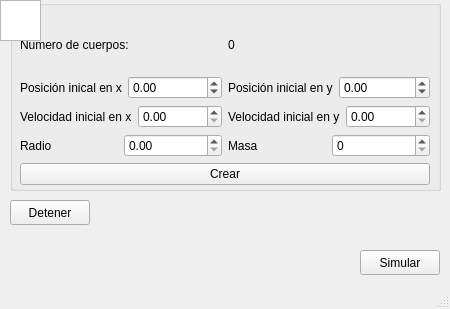
<?xml version="1.0" encoding="UTF-8"?>
<ui version="4.0">
 <class>MainWindow</class>
 <widget class="QMainWindow" name="MainWindow">
  <property name="geometry">
   <rect>
    <x>0</x>
    <y>0</y>
    <width>450</width>
    <height>309</height>
   </rect>
  </property>
  <property name="windowTitle">
   <string>MainWindow</string>
  </property>
  <widget class="QWidget" name="centralwidget">
   <widget class="QPushButton" name="iniciar_boton">
    <property name="geometry">
     <rect>
      <x>360</x>
      <y>250</y>
      <width>80</width>
      <height>25</height>
     </rect>
    </property>
    <property name="text">
     <string>Simular</string>
    </property>
   </widget>
   <widget class="QPushButton" name="parar_boton">
    <property name="geometry">
     <rect>
      <x>10</x>
      <y>200</y>
      <width>80</width>
      <height>25</height>
     </rect>
    </property>
    <property name="text">
     <string>Detener</string>
    </property>
   </widget>
   <widget class="QGroupBox" name="groupBox">
    <property name="geometry">
     <rect>
      <x>10</x>
      <y>0</y>
      <width>431</width>
      <height>191</height>
     </rect>
    </property>
    <property name="title">
     <string/>
    </property>
    <widget class="QWidget" name="">
     <property name="geometry">
      <rect>
       <x>10</x>
       <y>20</y>
       <width>410</width>
       <height>165</height>
      </rect>
     </property>
     <layout class="QGridLayout" name="gridLayout_2">
      <item row="1" column="0">
       <widget class="QPushButton" name="crear">
        <property name="text">
         <string>Crear</string>
        </property>
       </widget>
      </item>
      <item row="0" column="0">
       <layout class="QGridLayout" name="gridLayout">
        <item row="0" column="0" colspan="2">
         <layout class="QHBoxLayout" name="horizontalLayout">
          <item>
           <widget class="QLabel" name="label">
            <property name="text">
             <string>Numero de cuerpos:</string>
            </property>
           </widget>
          </item>
          <item>
           <widget class="QLabel" name="n_planets">
            <property name="text">
             <string>0</string>
            </property>
           </widget>
          </item>
         </layout>
        </item>
        <item row="1" column="0">
         <layout class="QHBoxLayout" name="horizontalLayout_2">
          <item>
           <widget class="QLabel" name="x0_2">
            <property name="text">
             <string>Posición inical en x</string>
            </property>
           </widget>
          </item>
          <item>
           <widget class="QDoubleSpinBox" name="x0">
            <property name="minimum">
             <double>-99999.000000000000000</double>
            </property>
            <property name="maximum">
             <double>99999.990000000005239</double>
            </property>
           </widget>
          </item>
         </layout>
        </item>
        <item row="1" column="1">
         <layout class="QHBoxLayout" name="horizontalLayout_3">
          <item>
           <widget class="QLabel" name="y0_2">
            <property name="text">
             <string>Posición inicial en y</string>
            </property>
           </widget>
          </item>
          <item>
           <widget class="QDoubleSpinBox" name="y0">
            <property name="minimum">
             <double>-9999.000000000000000</double>
            </property>
            <property name="maximum">
             <double>9999.989999999999782</double>
            </property>
           </widget>
          </item>
         </layout>
        </item>
        <item row="2" column="0">
         <layout class="QHBoxLayout" name="horizontalLayout_4">
          <item>
           <widget class="QLabel" name="vx0_2">
            <property name="text">
             <string>Velocidad inicial en x</string>
            </property>
           </widget>
          </item>
          <item>
           <widget class="QDoubleSpinBox" name="vx0">
            <property name="maximum">
             <double>999.990000000000009</double>
            </property>
           </widget>
          </item>
         </layout>
        </item>
        <item row="2" column="1">
         <layout class="QHBoxLayout" name="horizontalLayout_5">
          <item>
           <widget class="QLabel" name="vy0_2">
            <property name="text">
             <string>Velocidad inicial en y</string>
            </property>
           </widget>
          </item>
          <item>
           <widget class="QDoubleSpinBox" name="vy0">
            <property name="maximum">
             <double>999.990000000000009</double>
            </property>
           </widget>
          </item>
         </layout>
        </item>
        <item row="3" column="0">
         <layout class="QHBoxLayout" name="horizontalLayout_6">
          <item>
           <widget class="QLabel" name="radio_2">
            <property name="text">
             <string>Radio</string>
            </property>
           </widget>
          </item>
          <item>
           <widget class="QDoubleSpinBox" name="radio">
            <property name="maximum">
             <double>99999.990000000005239</double>
            </property>
           </widget>
          </item>
         </layout>
        </item>
        <item row="3" column="1">
         <layout class="QHBoxLayout" name="horizontalLayout_7">
          <item>
           <widget class="QLabel" name="masa_2">
            <property name="text">
             <string>Masa</string>
            </property>
           </widget>
          </item>
          <item>
           <widget class="QSpinBox" name="masa">
            <property name="maximum">
             <number>999999</number>
            </property>
           </widget>
          </item>
         </layout>
        </item>
       </layout>
      </item>
     </layout>
    </widget>
   </widget>
   <widget class="QGraphicsView" name="simulacion">
    <property name="geometry">
     <rect>
      <x>0</x>
      <y>0</y>
      <width>41</width>
      <height>41</height>
     </rect>
    </property>
   </widget>
  </widget>
  <widget class="QStatusBar" name="statusbar"/>
 </widget>
 <resources/>
 <connections/>
</ui>
